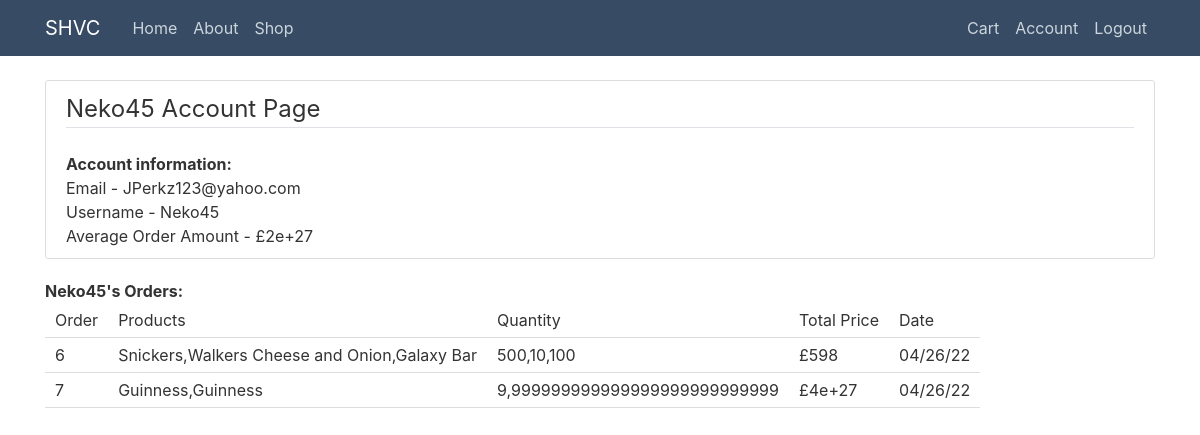
The page /account (signed in) on the database its author committed.
### tables this page shows
CREATE TABLE User (userid INTEGER PRIMARY KEY, email TEXT UNIQUE, username TEXT (15) UNIQUE, password TEXT, usertype TEXT);

CREATE TABLE Orders (OrderID INTEGER PRIMARY KEY UNIQUE, UserID INTEGER REFERENCES User (userid), Product TEXT REFERENCES Products (Product), Quantity INTEGER, TotalPrice INTEGER, Date DATE);

### FlaskApp.py (the view)
@app.route("/account", methods=['GET', 'POST'])
def account():
	username = get_username(session)
	with sql.connect('shvc.db') as con:
		cur = con.cursor()
		email = cur.execute("SELECT email FROM User WHERE username = '?' ".replace("?", username)).fetchall()[0][0]
		userid = str(cur.execute("SELECT userid FROM User WHERE username = '?' ".replace("?", username)).fetchall()[0][0])
		orders = cur.execute("SELECT * FROM Orders WHERE userid = '?'".replace("?", userid)).fetchall()
		averageorder = str(cur.execute("SELECT AVG(TotalPrice) FROM Orders WHERE userid = '?'".replace("?", userid)).fetchall())
		averageprice = averageorder.strip("[(,)]")
	return render_template('account.html', orders = orders, averageprice = averageprice, username = get_username(session), usertype = get_usertype(session), email = email)

### forms.py (called while the page is built)
def get_username(session):
	try:
		return session['username']
	except:
		return ''

def get_usertype(session):
	try:
		return session['usertype']
	except:
		return ''

### templates/account.html (shortened to what this page needs)
{% extends "layout.html" %}
{%block content%}
  <header class="site-header">
      <nav class="navbar navbar-expand-md navbar-dark bg-steel fixed-top">
        <div class="container">
          <a class="navbar-brand mr-4" href="/">SHVC</a>
          <div class="collapse navbar-collapse" id="navbarToggle">
            <div class="navbar-nav mr-auto">
              <a class="nav-item nav-link" href="/">Home</a>
              <a class="nav-item nav-link" href="/about">About</a>
              <a class="nav-item nav-link" href="/shop">Shop</a>
            </div>
            <div class="navbar-nav">
              {%if username == ''%}
              <a class="nav-item nav-link" href="/login">Login</a>
              <a class="nav-item nav-link" href="/register">Register</a>
              {%else%}
              <a class="nav-item nav-link" href="/cart">Cart</a>
              <a class="nav-item nav-link" href="/account">Account</a>
              <a class="nav-item nav-link" href="/logout">Logout</a>
              {%endif%}
            </div>
          </div>
        </div>
      </nav>
    </header>
    <div class="content-section">
      <legend class="border-bottom mb-4">{{username}} Account Page</legend>
      <b> Account information: </b> <br>
      Email - {{email}} <br>
      Username - {{username}} <br>
      Average Order Amount - £{{averageprice}}
    </div>
    <b> {{username}}'s Orders: </b>
    <table class="date-table">
      <thead>
        <td>Order</td>
        <td>Products</td>
        <td>Quantity</td>
        <td>Total Price</td>
        <td>Date</td>
      </thead>
      {%for order in orders%}
        <tr>
          <td>{{order[0]}}</td>
          <td>{{order[2]}}</td>
          <td>{{order[3]}}</td>
          <td>£{{order[4]}}</td>
          <td>{{order[5]}}</td>
        </tr>
      {%endfor%}
      </table>
{%endblock content%}

### static/main.css (style rules this page uses)
body { background: #fff; color: #333333; margin-top: 5rem; }
.bg-steel { background-color: #374B65; }
.site-header .navbar-nav .nav-link { color: #cbd5db; }
.content-section { background: #ffffff; padding: 10px 20px; border: 1px solid #dddddd; border-radius: 3px; margin-bottom: 20px; position: relative; }
th,td { border-bottom: 1px solid #ddd; padding: 5px 10px; }

### rows shown on the page
User: username "Neko45", email "JPerkz123@yahoo.com"
Orders: OrderID "6", Product "Snickers,Walkers Cheese and Onion,Galaxy Bar", Quantity "500,10,100", TotalPrice "598", Date "04/26/22"
Orders: OrderID "7", Product "Guinness,Guinness", Quantity "9,999999999999999999999999999", TotalPrice "4e+27", Date "04/26/22"

### other values the page prints
{{ averageprice }} "2e+27"
